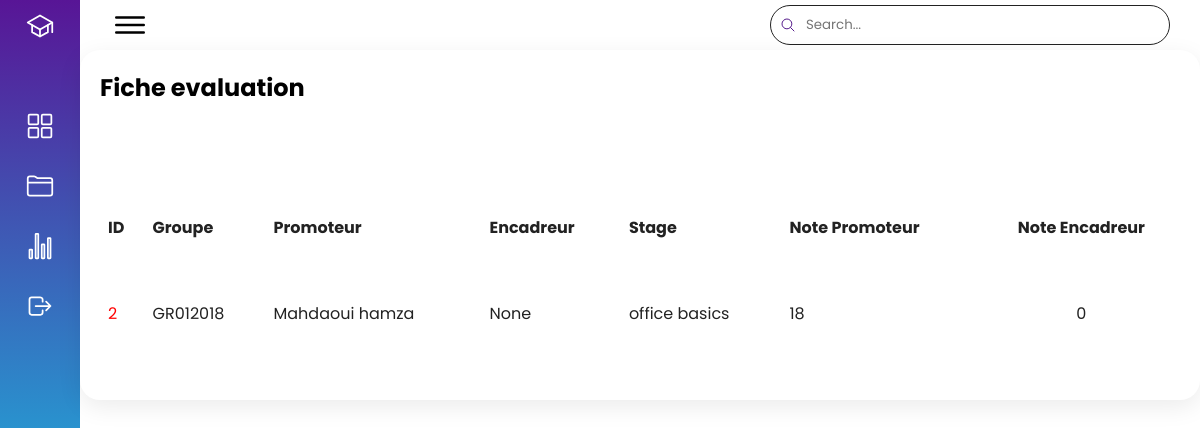
Page /fiches-evaluations/ on the committed database.
### base/models.py (models this page shows)
class FicheEvaluation(models.Model):
      groupe = models.ForeignKey(Groupe , on_delete = SET_NULL , null=True)
      promoteur = models.ForeignKey(Promoteur , on_delete = SET_NULL , null = True)
      encadreur = models.ForeignKey(Encadreur , on_delete = SET_NULL , null = True)
      promoteur_note = models.IntegerField()
      encadreur_note = models.IntegerField()

class Groupe(models.Model):
       nom = models.CharField(max_length=40 , null=True)
       stage = models.OneToOneField('Stage' , on_delete= SET_NULL , null = True)
       encadreur = models.ForeignKey('Encadreur' , on_delete = SET_NULL , null = True)
       promoteur = models.ForeignKey('Promoteur', on_delete = SET_NULL , null = True)
       entreprise = models.ForeignKey(Entreprise , on_delete=SET_NULL , null=True)
       def __str__(self):
           return self.nom

class Promoteur(models.Model):
      nom = models.CharField(max_length=40)
      prenom = models.CharField(max_length=40)
      encadreurs = models.ManyToManyField(Encadreur,through='FicheEvaluation')
      def __str__(self):
          return self.nom + " " + self.prenom

class Stage(models.Model):
      intitule = models.CharField(max_length=200)
      duree = models.IntegerField() # jours
      date_debut = models.DateField()
      date_fin = models.DateField()
      annee_stage = models.ForeignKey('DateStage' , on_delete = SET_NULL , null = True)
      palier = models.ForeignKey(Palier , on_delete= SET_NULL , null=True)
      fourni_par = models.ForeignKey(Entreprise , on_delete = SET_NULL , null=True)
      def __str__(self):
          return self.intitule

### base/views.py (the view)
# urls.py: path('fiches-evaluations/',views.fichesEvaluation,name="fiches-evaluation-list"),
def fichesEvaluation(request):
    fiches = FicheEvaluation.objects.all()
    context = {'fiches' : fiches}
    return render(request,'fiches_evaluation.html',context)

### base/templates/base/fiches_evaluation.html (shortened to what this page needs)
{% load static %}
<!DOCTYPE html>
<html lang="en">
<head>
    <link rel="stylesheet" type="text/css" href="{% static 'styles/etudiant.css' %}">
</head>
<body>
    <div class="container">
        {% include 'side_bar.html' %}
        <div class="main">
            <div class="topbar">
                <div class="toggle">
                    <ion-icon name="menu-outline"></ion-icon>
                </div>
                <div class="search">
                    <form action="" method="GET">
                        <label>
                           <input type="text" name="q" placeholder="Search...">
                           <a href=""><ion-icon name="search-outline"></ion-icon></a>
                      </label>
                    </form>
                </div>
            </div>
            <div class="etudiants">
                <div class="cardHeader">
                    <h2>Fiche evaluation</h2>
                </div>
                <table>
                    <thead>
                        <td>ID</td>
                        <td>Groupe</td>
                        <td>Promoteur</td>
                        <td>Encadreur</td>
                        <td>Stage</td>
                        <td>Note Promoteur</td>
                        <td>Note Encadreur</td>
                    </thead>
                    <tbody>
                        {% for fiche in fiches %}
                        <tr>
                            <td><a href="{% url 'fiche-profile' fiche.id %}">{{fiche.id}}</a></td>
                            <td>{{fiche.groupe}}</td>
                            <td>{{fiche.promoteur}}</td>
                            <td>{{fiche.encadreur}}</td>
                            <td>{{fiche.groupe.stage}}</td>
                            <td>{{fiche.promoteur_note}}</td>
                            <td>{{fiche.encadreur_note}}</td>
                        </tr>
                        {% endfor %}
                    </tbody>
                </table>
            </div>
        </div>
    </div>
</body>
</html>

### static/styles/etudiant.css (style rules this page uses)
* { margin: 0; padding: 0; box-sizing: border-box; font-family: "Poppins"; }
:root { --blue: #4E26E2; --blue2: #0058B3; --white: #fff; --grey: #f5f5f5; --black1: #222; --black: #999; }
body { min-height: 100vh; overflow-x: hidden; }
.container { position: relative; width: 100%; }
.main { position: absolute; width: calc(100% - 80px); left: 80px; min-height: 100vh; background-color: var(--white); transition: 0.5s; }
.topbar { width: 100%; height: 50px; display: flex; justify-content: space-between; align-items: center; padding: 0 20px; }
.toggle { position: relative; width: 60px; height: 60px; display: flex; justify-content: center; align-items: center; font-size: 2.5em; cursor: pointer; }
.search { position: relative; width: 400px; margin: 0 10px; }
.search label { position: relative; width: 100%; }
.search label input { width: 100%; height: 40px; border-radius: 40px; padding: 5px 20px; padding-left: 35px; outline: none; border: 1px solid var(--black1); }
.search label ion-icon { position: absolute; top: 5px; left: 10px; font: 1.2em; }
.etudiants { position: relative; display: grid; min-height: 350px; background: var(--white); padding: 20px; box-shadow: 0 7px 25px rgba(0, 0, 0, 0.08); border-radius: 20px; }
.etudiants table { width: 100%; border-collapse: collapse; margin-top: 10px; }
.etudiants table thead td { font-weight: bold; }
.etudiants table tr { color: var(--black1); border-bottom: 1px solid rgba(0, 0, 0, 0.08); }
.etudiants table tr:last-child { border-bottom: none; }
.etudiants table tr td { padding: 8px; }
.etudiants table tr td:last-child { text-align: center; }
.etudiants table a { text-decoration: none; color: red; }

### rows in the picture
FicheEvaluation: id "2", groupe "GR012018", promoteur "Mahdaoui hamza", encadreur "None", groupe.stage "office basics", promoteur_note "18", encadreur_note "0"
